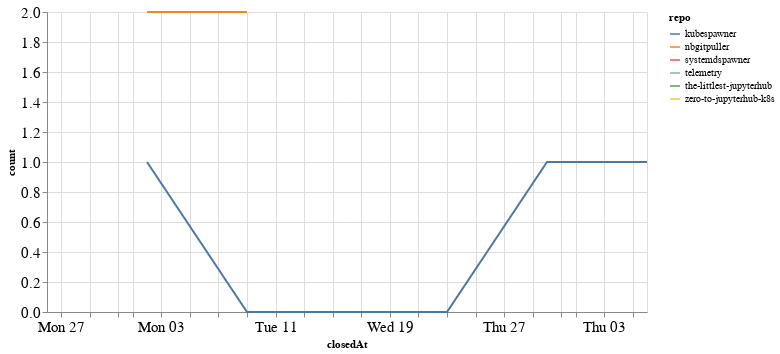

Write notebook code for a chart like this one.
### Code cell
closed_by_time = closed_by.groupby('repo').resample('W', on='closedAt').count()['author'].reset_index()
closed_by_time = closed_by_time.rename(columns={'author': 'count'})

alt.Chart(closed_by_time, width=600).mark_line().encode(
    x='closedAt',
    y='count',
    color='repo',
    tooltip="repo"
)

### Figure 1 — Vega-Lite specification as saved in the notebook (floating-point values rounded to 4 significant figures)
{"config": {"axisLeft": {"labelFontSize": 15}, "axisBottom": {"labelFontSize": 15}}, "data": {"name": "data-887e7ae8b4e261b35a0606bafa53af61"}, "mark": "line", "encoding": {"color": {"type": "nominal", "field": "repo"}, "tooltip": {"type": "nominal", "field": "repo"}, "x": {"type": "temporal", "field": "closedAt"}, "y": {"type": "quantitative", "field": "count"}}, "width": 600, "$schema": "https://vega.github.io/schema/vega-lite/v4.8.1.json", "datasets": {"data-887e7ae8b4e261b35a0606bafa53af61": [{"repo": "kubespawner", "closedAt": "2020-08-02T00:00:00", "count": 1}, {"repo": "kubespawner", "closedAt": "2020-08-09T00:00:00", "count": 0}, {"repo": "kubespawner", "closedAt": "2020-08-16T00:00:00", "count": 0}, {"repo": "kubespawner", "closedAt": "2020-08-23T00:00:00", "count": 0}, {"repo": "kubespawner", "closedAt": "2020-08-30T00:00:00", "count": 1}, {"repo": "kubespawner", "closedAt": "2020-09-06T00:00:00", "count": 1}, {"repo": "nbgitpuller", "closedAt": "2020-08-02T00:00:00", "count": 2}, {"repo": "nbgitpuller", "closedAt": "2020-08-09T00:00:00", "count": 2}, {"repo": "systemdspawner", "closedAt": "2020-07-26T00:00:00", "count": 1}, {"repo": "telemetry", "closedAt": "2020-08-30T00:00:00", "count": 1}, {"repo": "the-littlest-jupyterhub", "closedAt": "2020-07-26T00:00:00", "count": 1}, {"repo": "zero-to-jupyterhub-k8s", "closedAt": "2020-09-06T00:00:00", "count": 1}]}}
